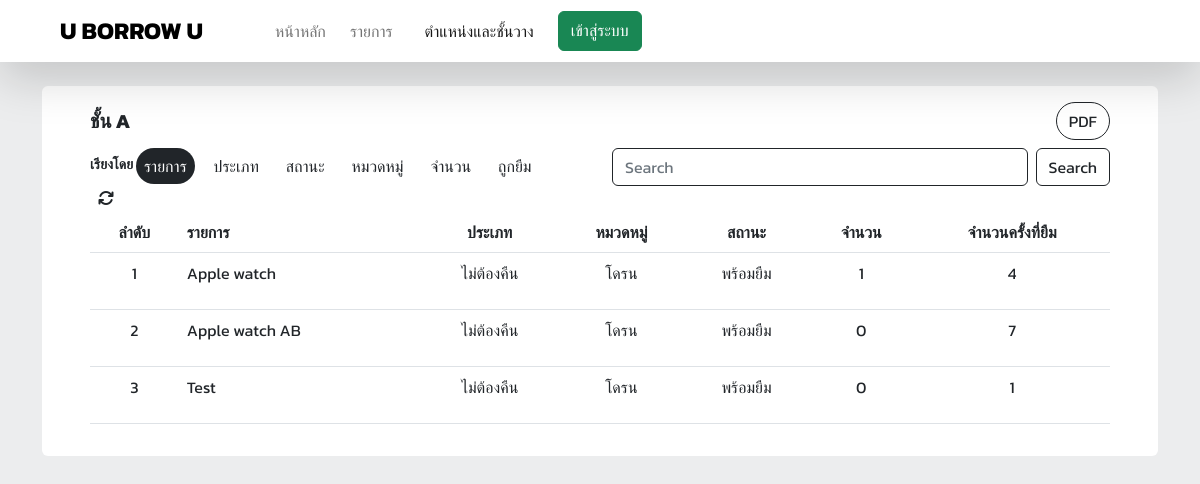
Page /user_position?sort=name (signed in) on the committed database.
### myappstaff/models.py (models this page shows, shortened)
class SettingPosition(models.Model):
    nameposition = models.CharField(max_length=100, default="", blank=True)

class Add_Parcel(models.Model):
    name = models.CharField(max_length=200, default="", blank=True)
    nametype = models.CharField(max_length=200, choices = NAMETYPE, default="วัสดุ")
    nameposition = models.ForeignKey(SettingPosition, on_delete=models.CASCADE, default="", blank=True,  related_name="position_parcel")
    category = models.ForeignKey(CategoryType, on_delete=models.CASCADE, default="", blank=True,  related_name="category_parcel")
    status = models.ForeignKey(CategoryStatus, on_delete=models.CASCADE, default="", blank=True,  related_name="status_parcel")
    statustype = models.CharField(max_length=200, choices = STATUSTYPE, default="ไม่ต้องคืน")
    quantitytype = models.CharField(max_length=200, choices = QUANTITYTYPE, default="ต้องการระบุจำนวน")
    quantity = models.IntegerField(default= 1 )
    description = models.TextField(default="", blank=True)
    image = models.ImageField(upload_to='Parcel')
    date = models.DateTimeField(auto_now_add=True)
    borrow_count = models.PositiveIntegerField(default=0)

class CategoryType(models.Model):
    name_CategoryType = models.CharField(max_length=100, default="", blank=True)
    def __str__(self):
        return self.name_CategoryType

class CategoryStatus(models.Model):
    name_CategoryStatus = models.CharField(max_length=100, default="", blank=True)
    def __str__(self):
        return self.name_CategoryStatus

### myapp/views.py (the view)
# urls.py: path('user_position', views.user_position, name="user_position"),
def user_position(req):
    AllCartParcel_sum = CartParcel.objects.filter(user = req.user).aggregate(Sum('quantity'))
    AllCartDurabl_sum = CartDurable.objects.filter(user = req.user).aggregate(Sum('quantity'))
    TotalParcel = AllCartParcel_sum.get('quantity__sum') or 0
    TotalDurable = AllCartDurabl_sum.get('quantity__sum') or 0
    Total = TotalParcel + TotalDurable
    AllDurable = Add_Durable.objects.all()
    AllParcel = Add_Parcel.objects.all()
    AllPosition =  SettingPosition.objects.all()
    if 'sort' in req.GET:
        last_sort = req.GET.get('sort', 'default')
        if req.GET['sort'] == 'name':
            AllParcel = AllParcel.order_by('name')
            AllDurable = AllDurable.order_by('name')
        elif req.GET['sort'] == 'category':
            AllParcel = AllParcel.order_by('category')
            AllDurable = AllDurable.order_by('category')
        elif req.GET['sort'] == 'statustype':
            AllParcel = AllParcel.order_by('statustype')
            AllDurable = AllDurable.order_by('statustype')
        elif req.GET['sort'] == 'status':
            AllParcel = AllParcel.order_by('status')
            AllDurable = AllDurable.order_by('status')
        elif req.GET['sort'] == 'quantity':
            AllParcel = AllParcel.order_by('-quantity')
            AllDurable = AllDurable.order_by('-quantity')
        elif req.GET['sort'] == 'borrow_count':
            AllParcel = AllParcel.order_by('-borrow_count')
            AllDurable = AllDurable.order_by('-borrow_count')
        elif req.GET['sort'] == 'default':
            AllDurable = Add_Durable.objects.all()
            AllParcel = Add_Parcel.objects.all()
        else:
            last_sort = 'default'
            AllDurable = Add_Durable.objects.all()
            AllParcel = Add_Parcel.objects.all()
    else:
        last_sort = 'default'
        AllDurable = Add_Durable.objects.all()
        AllParcel = Add_Parcel.objects.all()
    search_query = ""
    if 'query' in req.GET:
        search_query = req.GET['query']
        AllParcel = AllParcel.filter(name__icontains=search_query)
        AllDurable = AllDurable.filter(name__icontains=search_query)
    items_position = {}
    for position in AllPosition:
        items_position[position] = []
    for AllParcel in AllParcel:
        items_position[AllParcel.nameposition].append(AllParcel)
    for AllDurable in AllDurable:
        items_position[AllDurable.nameposition].append(AllDurable)
    context ={
        'navbar' : 'user_position',
        "items_position": items_position,
        "AllPosition" : AllPosition,
        "Total" : Total,
        "search_query" : search_query,
        "last_sort" : last_sort,
    }
    return render(req, 'pages/user_position.html', context)

### myapp/template/pages/user_position.html
{% extends 'home.html' %}
{% block main %}
{% for position, items in items_position.items %}
<div class="container">
    <div class="bg-white rounded-2 mb-4 px-5 py-3">
        <div class="row no-gutters">
            <div class="col-md-12">
                <div class="product-details mr-2">
                    <div class="d-flex flex-row align-items-center justify-content-between">
                        <span class="ml-2 fw-bold fs-5">{{ position.nameposition }}</span>
                        <a href="{% url 'pdf_print_position' %}" class="btn btn-outline-dark rounded-pill">PDF</a>
                    </div>
                    <div class="d-flex row rounded-2 small fw-bold justify-content-between mt-2">
                        <div class="d-flex col-sm-12 col-md-12 col-lg-6">
                            <div class="align-items-center">
                                <span>เรียงโดย</span>
                                <a href="?sort=name" class="px-2 me-2 btn {% if last_sort == 'name' %}btn-dark{% else %}btn-outline-dark{% endif %} border-0 rounded-pill">รายการ</a>
                                <a href="?sort=statustype" class="px-2 me-2 btn {% if last_sort == 'statustype' %}btn-dark{% else %}btn-outline-dark{% endif %} border-0 rounded-pill">ประเภท</a>
                                <a href="?sort=status" class="px-2 me-2 btn {% if last_sort == 'status' %}btn-dark{% else %}btn-outline-dark{% endif %} border-0 rounded-pill">สถานะ</a>
                                <a href="?sort=category" class="px-2 me-2 btn {% if last_sort == 'category' %}btn-dark{% else %}btn-outline-dark{% endif %} border-0 rounded-pill">หมวดหมู่</a>
                                <a href="?sort=quantity" class="px-2 me-2 btn {% if last_sort == 'quantity' %}btn-dark{% else %}btn-outline-dark{% endif %} border-0 rounded-pill">จำนวน</a>
                                <a href="?sort=borrow_count" class="px-2 me-2 btn {% if last_sort == 'borrow_count' %}btn-dark{% else %}btn-outline-dark{% endif %} border-0 rounded-pill">ถูกยืม</a>
                                <a href="?sort=default" class="px-2 me-2 btn border-0 rounded-pill"><i class="fa fa-refresh" aria-hidden="true"></i></a>
                            </div>
                        </div>
                    <div class="col-sm-12 col-md-12 col-lg-6">
                        <form class="d-flex" role="search" action="">
                            <input class="form-control me-2 border-dark" type="search" placeholder="Search" aria-label="Search" name="query" id="query" value="{{search_query}}">
                            <button class="btn btn-outline-dark" type="submit">Search</button>
                        </form>
                    </div>
                </div>
                    <table class="table">
                        <thead>
                            <tr class="fw-bold">
                                <th class="text-center" scope="col">ลำดับ</th>
                                <th scope="col">รายการ</th>
                                <th class="text-center" scope="col">ประเภท</th>
                                <th class="text-center" scope="col">หมวดหมู่</th>
                                <th class="text-center" scope="col">สถานะ</th>
                                <th class="text-center" scope="col">จำนวน</th>
                                <th class="text-center" scope="col">จำนวนครั้งที่ยืม</th>
                            </tr>
                        </thead>
                        <tbody id="xTable">
                            {% for items in items %}
                            <tr class="qrow text-center card-body">
                                <td class="text-center">{{forloop.counter}}</td>
                                <td>
                                    <p class="text-start">{{ items.name }}</p>
                                </td>
                                <td>
                                    <p class="text-center">{{ items.statustype }}</p>
                                </td>
                                <td>
                                    <p class="text-center">{{ items.category }}</p>
                                </td>
                                <td>
                                    <p class="text-center">{{ items.status }}</p>
                                </td>
                                <td>
                                    <p class="text-center">{{ items.quantity }}</p>
                                </td>
                                <td>
                                    <p class="text-center">{{ items.borrow_count }}</p>
                                </td>
                            </tr>
                            {% endfor %}
                        </tbody>
                    </table>
                </div>
            </div>
        </div>
    </div>
</div>
{% endfor %}
{% endblock %}

### templates/components/myhead.html (style rules this page uses)
body { font-family: "Kanit", sans-serif; background-color: #ecedee; }

### rows in the picture
SettingPosition: nameposition "ชั้น A"
Add_Parcel: name "Apple watch", statustype "ไม่ต้องคืน", category "โดรน", status "พร้อมยืม", quantity "1", borrow_count "4"
Add_Parcel: name "Apple watch AB", statustype "ไม่ต้องคืน", category "โดรน", status "พร้อมยืม", quantity "0", borrow_count "7"
Add_Parcel: name "Test", statustype "ไม่ต้องคืน", category "โดรน", status "พร้อมยืม", quantity "0", borrow_count "1"
